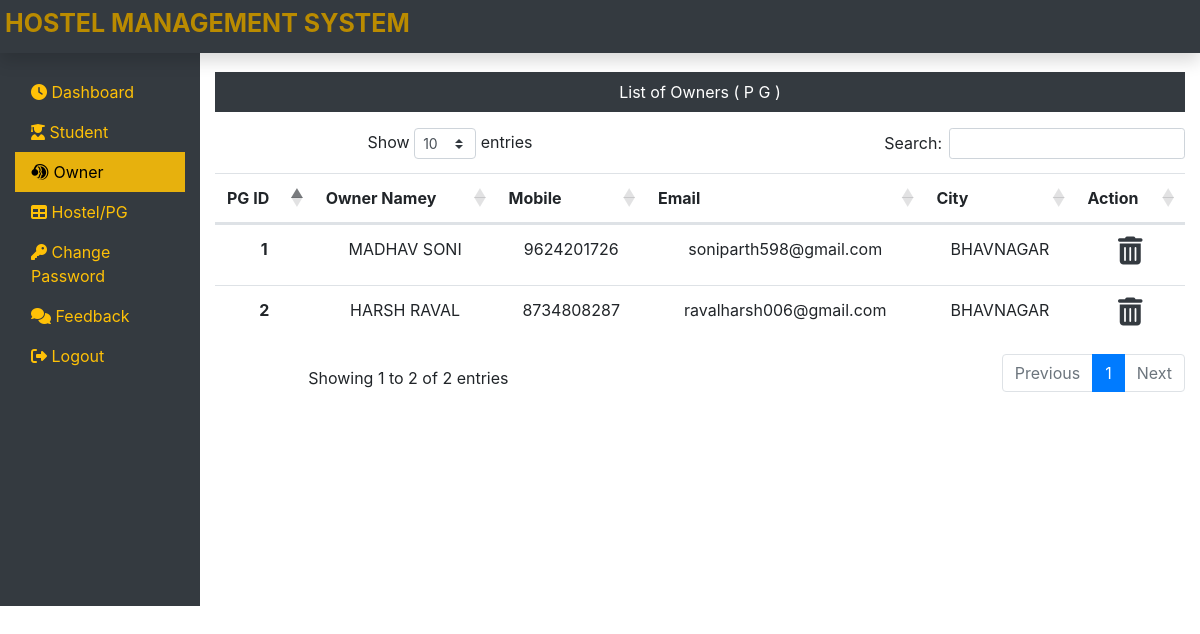
/Admin/owner.php (signed in), run on the app's committed database.
### tables this page shows
CREATE TABLE `owner` (
  `pg_id` int(6) NOT NULL,
  `email` varchar(60) NOT NULL,
  `password` varchar(60) NOT NULL,
  `mob_no` bigint(12) NOT NULL,
  `Fname` varchar(10) NOT NULL,
  `Lname` varchar(10) NOT NULL,
  `city` varchar(15) NOT NULL,
  `email_status` int(2) NOT NULL DEFAULT '0'
);

### Admin/owner.php (the view, shortened to what this page needs)
<?php
include('../db.php');
include('header.php');
?>
<div class="col-sm-9 col-md-10 mt-5 text-center">
  <p class=" bg-dark text-white p-2">List of Owners ( P G )</p>
  <?php
    $sql = "SELECT * FROM owner";
    $result = mysqli_query($con,$sql) or die("error");
 echo '<table class="table">
  <thead>
   <tr>
    <th scope="col">PG ID</th>
    <th scope="col">Owner Namey</th>
    <th scope="col">Mobile</th>
    <th scope="col">Email</th>
    <th scope="col">City</th>
    <th scope="col">Action</th>
   </tr>
  </thead>
  <tbody>'; $c=1;
  while($row = mysqli_fetch_row($result)){
   echo '<tr>';
    echo '<th scope="row">'.$c.'</th>';
    echo '<td>'.$row[4].' '.$row[5].'</td>';
    echo '<td>'.$row[3].'</td>';
    echo '<td>'.$row[1].'</td>';
    echo '<td>'.$row[6].'</td>';
    echo "<td><a onClick=\"javascript: return confirm('Are you sure you want to Delete Owner');\" href='owner.php?del=".$row[0]."'><i class='fa fa-trash-alt text-dark h3'></i></a></td>
   </tr>";
   $c= $c +1 ;
  }
 echo '</tbody>
 </table>';
?>
</div>
</div>
</div>
<?php
include('footer.php');
?>

### css/mystyle.css (style rules this page uses)
html,body { height: 100%; margin:0px; padding: 0px; }

### data on the page
owner: Fname "MADHAV", Lname "SONI", mob_no "9624201726", email "soniparth598@gmail.com", city "BHAVNAGAR"
owner: Fname "HARSH", Lname "RAVAL", mob_no "8734808287", email "ravalharsh006@gmail.com", city "BHAVNAGAR"
